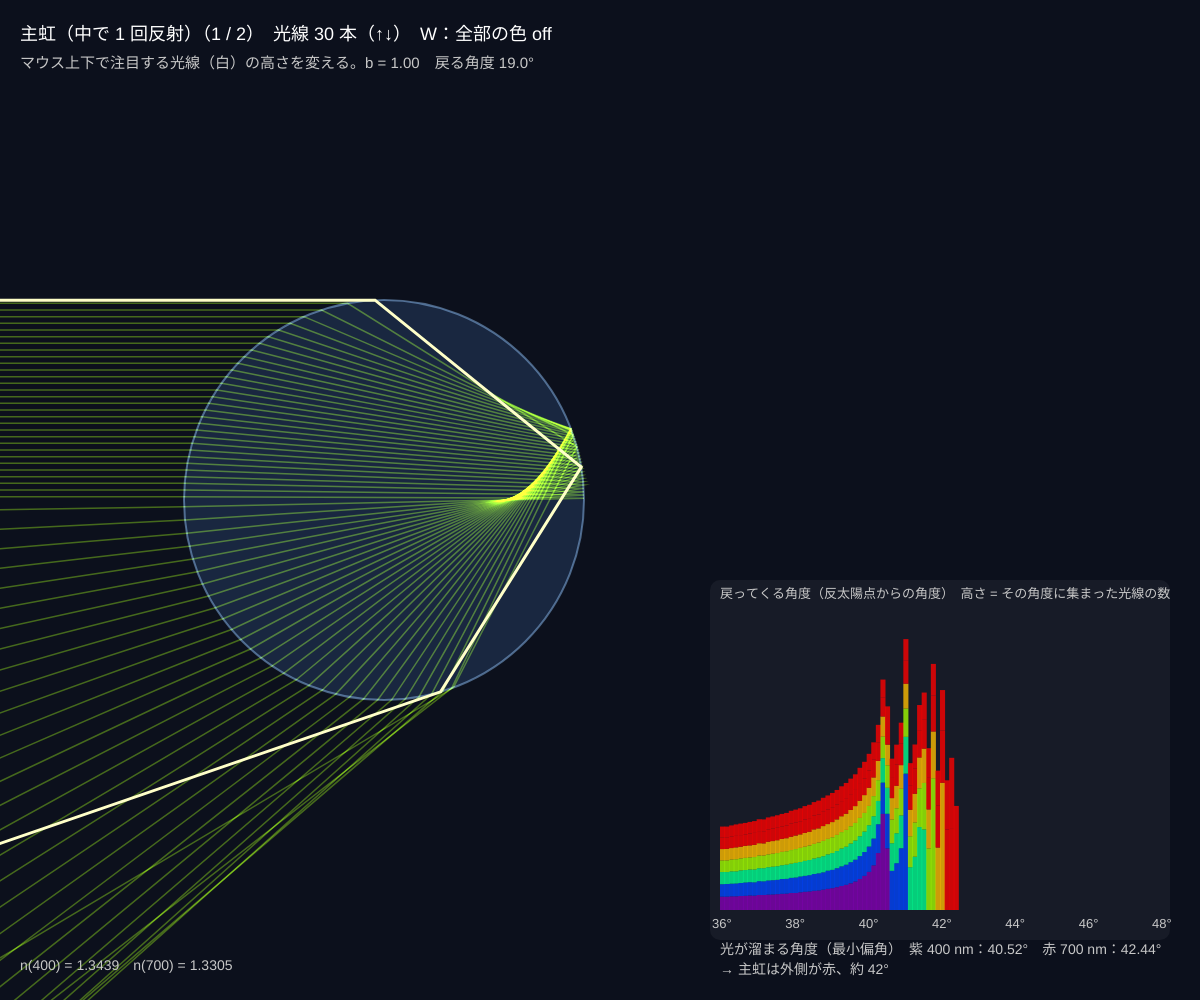
Frame 1 (no input)
Frame 60 (no input): identical to frame 1, image omitted
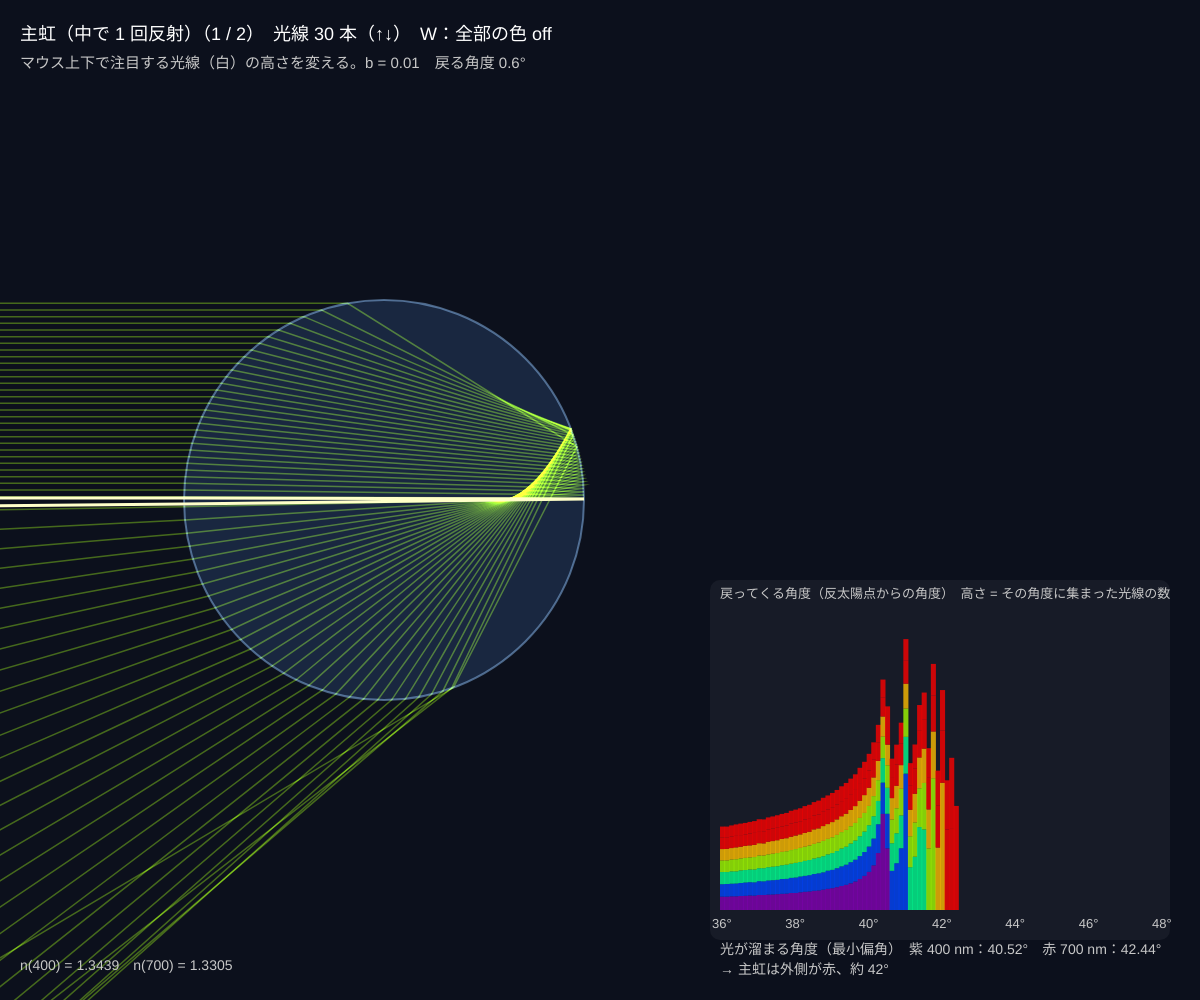
Frame 120 (the mouse pressed at the canvas centre since frame 60)

The p5.js sketch that drew these frames (run headless with seeded random() and noise() and a simulated clock; from frame 60 on, the mouse is pressed at the canvas centre):

// p5.js sketch
// ── sketch.js
// ============================================
// 11 虹のしくみ
// 太陽の光が水滴に入り（屈折）、裏で 1 回はね返り（反射）、出てくる（屈折）。この光が 42° の方向に集中する
//   水滴に入る高さ（衝突パラメータ b）を変えて光線を追跡し、戻ってくる角度をヒストグラムにする
//   角度が「いちばん溜まる」ところ（偏角が最小）が虹。波長で屈折率が違うので角度がずれて色に分かれる
// マウス上下 = 注目する光線の高さ b / 1 = 主虹（反射 1 回） 2 = 副虹（反射 2 回） / ↑↓ = 描く光線の本数 / W = 全部の色の光線を描く
// ============================================

let bounces = 1;          // 1 = 主虹、2 = 副虹
let rayCount = 30;        // ★ 描く光線の本数
let allColors = false;
let wavelengths = [400, 450, 500, 550, 600, 650, 700];
let histN = 20000;        // ★ ヒストグラム用に追跡する光線の本数（色ごと）
let hist = null;

function setup() {
  createCanvas(windowWidth, windowHeight);
}

// ★ 水の屈折率（コーシーの式、λ は nm）
function nWater(nm) { let um = nm / 1000; return 1.3240 + 0.00318 / (um * um); }

// 光線と円の交点までの距離（inside = 中から外へ）
function hitCircle(px, py, dx, dy, cx, cy, r, inside) {
  let ox = px - cx, oy = py - cy;
  let B = 2 * (ox * dx + oy * dy), C = ox * ox + oy * oy - r * r, D = B * B - 4 * C;
  if (D < 0) return null;
  let q = Math.sqrt(D), t = inside ? (-B + q) / 2 : (-B - q) / 2;
  return t > 1e-6 ? t : null;
}

// ★ 高さ b（0〜1）で入った光線を追跡：屈折して入る → 中で k 回反射 → 屈折して出る。道すじと「戻ってくる角度」（度）を返す
function traceDrop(b, n, k, cx, cy, R) {
  let px = cx - 420, py = cy - b * R, dx = 1, dy = 0;
  let pts = [{ x: px, y: py }];
  let t = hitCircle(px, py, dx, dy, cx, cy, R, false);
  if (t === null) return { pts: [pts[0], { x: px + 900, y: py }], back: 0 };
  px += dx * t; py += dy * t; pts.push({ x: px, y: py });
  // 空気 → 水：法線（内向き）とスネルの法則
  let nx = (cx - px) / R, ny = (cy - py) / R;
  let cosI = dx * nx + dy * ny, cosT = Math.sqrt(Math.max(0, 1 - (1 - cosI * cosI) / (n * n)));
  let f = cosI / n - cosT;
  dx = dx / n - f * nx; dy = dy / n - f * ny;
  // 中で k 回反射
  for (let s = 0; s < k; s++) {
    t = hitCircle(px, py, dx, dy, cx, cy, R, true);
    if (t === null) break;
    px += dx * t; py += dy * t; pts.push({ x: px, y: py });
    let mx = (cx - px) / R, my = (cy - py) / R, dp = dx * mx + dy * my;
    dx -= 2 * dp * mx; dy -= 2 * dp * my;
  }
  // 水 → 空気
  t = hitCircle(px, py, dx, dy, cx, cy, R, true);
  if (t !== null) {
    px += dx * t; py += dy * t; pts.push({ x: px, y: py });
    let mx = (cx - px) / R, my = (cy - py) / R, c1 = -(dx * mx + dy * my), s2 = n * n * (1 - c1 * c1);
    if (s2 < 1) { let c2 = Math.sqrt(1 - s2), g = n * c1 - c2; dx = n * dx + g * mx; dy = n * dy + g * my; }
    else { let dp = dx * mx + dy * my; dx -= 2 * dp * mx; dy -= 2 * dp * my; }
  }
  pts.push({ x: px + dx * 700, y: py + dy * 700 });
  // 戻る角度：入ってきた向き (1, 0) の逆 (−1, 0) とのなす角
  let back = degrees(Math.acos(Math.max(-1, Math.min(1, -dx))));
  return { pts, back };
}

function buildHist(lo, hi, bins) {
  let counts = wavelengths.map(() => new Array(bins).fill(0)), maxC = 1;
  wavelengths.forEach((nm, wi) => {
    let n = nWater(nm);
    for (let q = 0; q < histN; q++) {
      let b = (q + 0.5) / histN, i = Math.asin(b), r = Math.asin(Math.sin(i) / n);
      let Dd = degrees(2 * i - 2 * (bounces + 1) * r + bounces * Math.PI);      // 偏角
      let backAng = Math.abs(180 - Dd);                                         // 戻る角度（反太陽点から）
      let bi = Math.floor((backAng - lo) / (hi - lo) * bins);
      if (bi >= 0 && bi < bins) { counts[wi][bi]++; maxC = Math.max(maxC, counts[wi][bi]); }
    }
  });
  return { counts, maxC, bounces };
}

function draw() {
  background(12, 16, 28);
  let cx = width * 0.32, cy = height * 0.5, R = 200;
  // 水滴
  noStroke(); fill(60, 100, 160, 70); circle(cx, cy, R * 2);
  noFill(); stroke(150, 200, 255, 120); strokeWeight(2); circle(cx, cy, R * 2);

  // 光線を描く
  blendMode(ADD);
  strokeWeight(1.5);
  let colsToDraw = allColors ? wavelengths : [550];
  for (let nm of colsToDraw) {
    let c = wavelengthToRGB(nm);
    stroke(c[0] * 0.35, c[1] * 0.35, c[2] * 0.35);
    for (let q = 0; q < rayCount; q++) {
      let b = (q + 0.5) / rayCount;
      let tr = traceDrop(b, nWater(nm), bounces, cx, cy, R);
      beginShape(); for (let p of tr.pts) vertex(p.x, p.y); endShape();
    }
  }
  blendMode(BLEND);
  // 注目する 1 本（マウス）
  let bSel = constrain(map(mouseY, cy - R, cy, 1, 0), 0.01, 0.999);
  let sel = traceDrop(bSel, nWater(550), bounces, cx, cy, R);
  stroke(255, 255, 200); strokeWeight(3); noFill();
  beginShape(); for (let p of sel.pts) vertex(p.x, p.y); endShape();

  // ★ ヒストグラム：色ごとに b を細かく変えて戻る角度を集計（反射の回数が変わったときだけ計算）
  let hx = width * 0.6, hw = width - hx - 40, hy = height - 90, hh = 300;
  let lo = bounces === 1 ? 36 : 46, hi = lo + 12, bins = 96;
  if (!hist || hist.bounces !== bounces) hist = buildHist(lo, hi, bins);
  let counts = hist.counts, maxC = hist.maxC;
  noStroke(); fill(255, 255, 255, 12); rect(hx - 10, hy - hh - 30, hw + 20, hh + 60, 10);
  for (let bi = 0; bi < bins; bi++) {
    let x = hx + bi / bins * hw, w = hw / bins;
    let y = hy;
    wavelengths.forEach((nm, wi) => {
      let h = counts[wi][bi] / maxC * hh / 2.2;
      let c = wavelengthToRGB(nm);
      fill(c[0], c[1], c[2], 200); rect(x, y - h, w + 0.5, h); y -= h;
    });
  }
  fill(200); textSize(13);
  for (let a = lo; a <= hi; a += 2) text(a + '°', hx + (a - lo) / (hi - lo) * hw - 8, hy + 18);
  text('戻ってくる角度（反太陽点からの角度）　高さ = その角度に集まった光線の数', hx, hy - hh - 12);
  // 注目光線の角度マーク
  if (sel.back > lo && sel.back < hi) { stroke(255, 255, 200); strokeWeight(2); let x = hx + (sel.back - lo) / (hi - lo) * hw; line(x, hy, x, hy - hh / 2); }

  // 虹の角度（デカルト光線）：戻る角度が折り返す所（主虹は最大、副虹は最小）
  let txt = [];
  for (let nm of [400, 700]) {
    let n = nWater(nm), best = bounces === 1 ? 0 : 1e9;
    for (let q = 0; q < 2000; q++) {
      let b = (q + 0.5) / 2000, i = Math.asin(b), r = Math.asin(Math.sin(i) / n);
      let ang = Math.abs(180 - degrees(2 * i - 2 * (bounces + 1) * r + bounces * Math.PI));
      best = bounces === 1 ? Math.max(best, ang) : Math.min(best, ang);
    }
    txt.push(nm + ' nm：' + nf(best, 1, 2) + '°');
  }
  noStroke(); fill(255); textSize(18);
  text((bounces === 1 ? '主虹（中で 1 回反射）' : '副虹（中で 2 回反射）') + '（1 / 2）　光線 ' + rayCount + ' 本（↑↓）　W：全部の色 ' + (allColors ? 'ON' : 'off'), 20, 40);
  fill(200); textSize(15);
  text('マウス上下で注目する光線（白）の高さを変える。b = ' + nf(bSel, 1, 2) + '　戻る角度 ' + nf(sel.back, 1, 1) + '°', 20, 68);
  fill(200); textSize(14);
  text('光が溜まる角度（最小偏角）　紫 ' + txt[0] + '　赤 ' + txt[1], hx, hy + 44);
  text(bounces === 1 ? '→ 主虹は外側が赤、約 42°' : '→ 副虹は外側が紫、約 51°。主虹と色の順が逆', hx, hy + 64);
  text('n(400) = ' + nf(nWater(400), 1, 4) + '　n(700) = ' + nf(nWater(700), 1, 4), 20, height - 30);
}

function keyPressed() {
  if (key === '1') bounces = 1;
  if (key === '2') bounces = 2;
  if (key === UP_ARROW) rayCount = Math.min(200, rayCount + 10);
  if (key === DOWN_ARROW) rayCount = Math.max(5, rayCount - 10);
  if (key === 'w' || key === 'W') allColors = !allColors;
}

// ---------- やってみよう ----------
// 1. マウスで b を 0 → 1 に動かす。戻る角度は大きくなって、約 42° で折り返す。折り返す所に光が溜まる
// 2. 副虹（2）は 51° 付近。主虹と副虹の間（42〜51°）は光が少なくて暗い（アレキサンダーの暗帯）
// 3. nWater の B を 0 にすると色が分かれない（白い虹）。霧の細かい水滴で本当に見える（霧虹）
// 4. 屈折率をガラス（1.5）にすると虹の角度はいくつ？ ガラス玉で虹を作れる？

// ==================================================
// ここから下は「色の道具」（波長 nm → RGB の近似）
// ==================================================
function wavelengthToRGB(nm) {
  nm = Math.max(380, Math.min(780, nm));
  let r = 0, g = 0, b = 0;
  if (nm < 440) { r = -(nm - 440) / 60; b = 1; }
  else if (nm < 490) { g = (nm - 440) / 50; b = 1; }
  else if (nm < 510) { g = 1; b = -(nm - 510) / 20; }
  else if (nm < 580) { r = (nm - 510) / 70; g = 1; }
  else if (nm < 645) { r = 1; g = -(nm - 645) / 65; }
  else r = 1;
  let f = 1;
  if (nm < 420) f = 0.3 + 0.7 * (nm - 380) / 40;
  else if (nm > 700) f = 0.3 + 0.7 * (780 - nm) / 80;
  return [255 * Math.pow(r * f, 0.8), 255 * Math.pow(g * f, 0.8), 255 * Math.pow(b * f, 0.8)];
}
